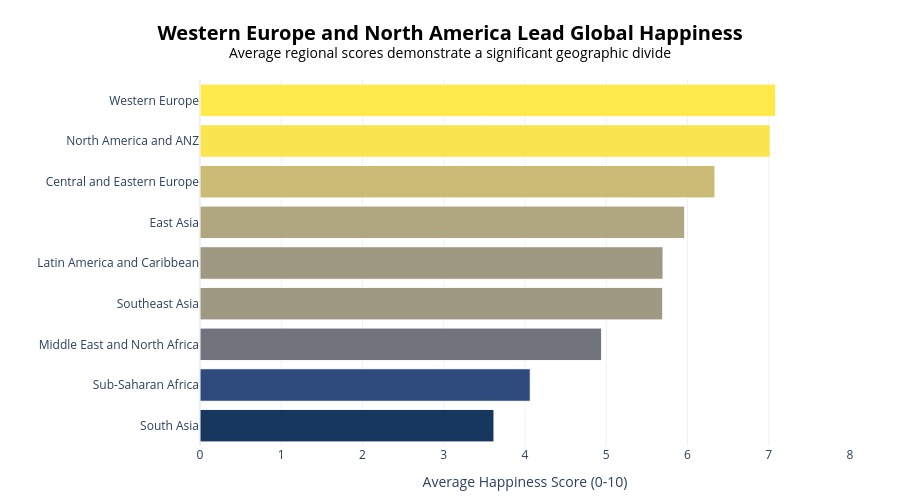

The notebook cell this image was saved under:
### Markdown cell above
---
## Task 1 — Regional Comparison Bar Chart

**What to build:** A horizontal bar chart showing the **average happiness score by region**, sorted from highest to lowest.

**Requirements:**
- Horizontal orientation (category names are long)
- Sorted by score, descending (so the happiest region is at the top)
- Zero baseline on x-axis
- At least one design choice that goes beyond the Plotly default (colour, annotation, labels, etc.)
- An insight title that answers: *which region stands out and why does it matter?*

**Hint:** Use `df.groupby('Region')['Happiness_Score'].mean()` to compute the averages.

### Code cell
# Task 1: Regional comparison bar chart
# -------------------------------------
import plotly.express as px

region_avg = (df.groupby('Region')['Happiness_Score']
              .mean()
              .reset_index()
              .sort_values('Happiness_Score'))

fig1 = px.bar(region_avg, 
             x='Happiness_Score', 
             y='Region', 
             orientation='h',
             color='Happiness_Score',
             color_continuous_scale='Cividis', 
             title="<b>Western Europe and North America Lead Global Happiness</b><br><sup>Average regional scores demonstrate a significant geographic divide</sup>",
             template='plotly_white')

fig1.update_layout(
    title=dict(
        x=0.5,
        xanchor='center',
        font=dict(size=20, color="#000000")
    ),
    xaxis_title="Average Happiness Score (0-10)",
    yaxis_title="",
    xaxis=dict(range=[0, 8], showgrid=True, gridcolor='#F0F0F0'),
    coloraxis_showscale=False,
    margin=dict(l=50, r=50, t=80, b=50),
    height=500
)

fig1.update_traces(
    marker_line_color='#FFFFFF',
    marker_line_width=1, 
    opacity=0.9
)

fig1.show()

### Figure 1 — Plotly figure (JSON) as saved in the notebook; plotly's stock layout.template omitted (floating-point values rounded to 4 significant figures)
{"data": [{"alignmentgroup": "True", "hovertemplate": "Happiness_Score=%{marker.color}<br>Region=%{y}<extra></extra>", "legendgroup": "", "marker": {"color": [3.618, 4.065, 4.943, 5.695, 5.699, 5.966, 6.338, 7.018, 7.086], "coloraxis": "coloraxis", "line": {"color": "#FFFFFF", "width": 1}, "pattern": {"shape": ""}}, "name": "", "offsetgroup": "", "opacity": 0.9, "orientation": "h", "showlegend": false, "textposition": "auto", "type": "bar", "x": [3.618, 4.065, 4.943, 5.695, 5.699, 5.966, 6.338, 7.018, 7.086], "xaxis": "x", "y": ["South Asia", "Sub-Saharan Africa", "Middle East and North Africa", "Southeast Asia", "Latin America and Caribbean", "East Asia", "Central and Eastern Europe", "North America and ANZ", "Western Europe"], "yaxis": "y"}], "layout": {"barmode": "relative", "coloraxis": {"colorbar": {"title": {"text": "Happiness_Score"}}, "colorscale": [[0, "#00224e"], [0.1111, "#123570"], [0.2222, "#3b496c"], [0.3333, "#575d6d"], [0.4444, "#707173"], [0.5556, "#8a8678"], [0.6667, "#a59c74"], [0.7778, "#c3b369"], [0.8889, "#e1cc55"], [1, "#fee838"]], "showscale": false}, "height": 500, "legend": {"tracegroupgap": 0}, "margin": {"b": 50, "l": 50, "r": 50, "t": 80}, "title": {"font": {"color": "#000000", "size": 20}, "text": "<b>Western Europe and North America Lead Global Happiness</b><br><sup>Average regional scores demonstrate a significant geographic divide</sup>", "x": 0.5, "xanchor": "center"}, "xaxis": {"anchor": "y", "domain": [0, 1], "gridcolor": "#F0F0F0", "range": [0, 8], "showgrid": true, "title": {"text": "Average Happiness Score (0-10)"}}, "yaxis": {"anchor": "x", "domain": [0, 1], "title": {"text": ""}}}}
